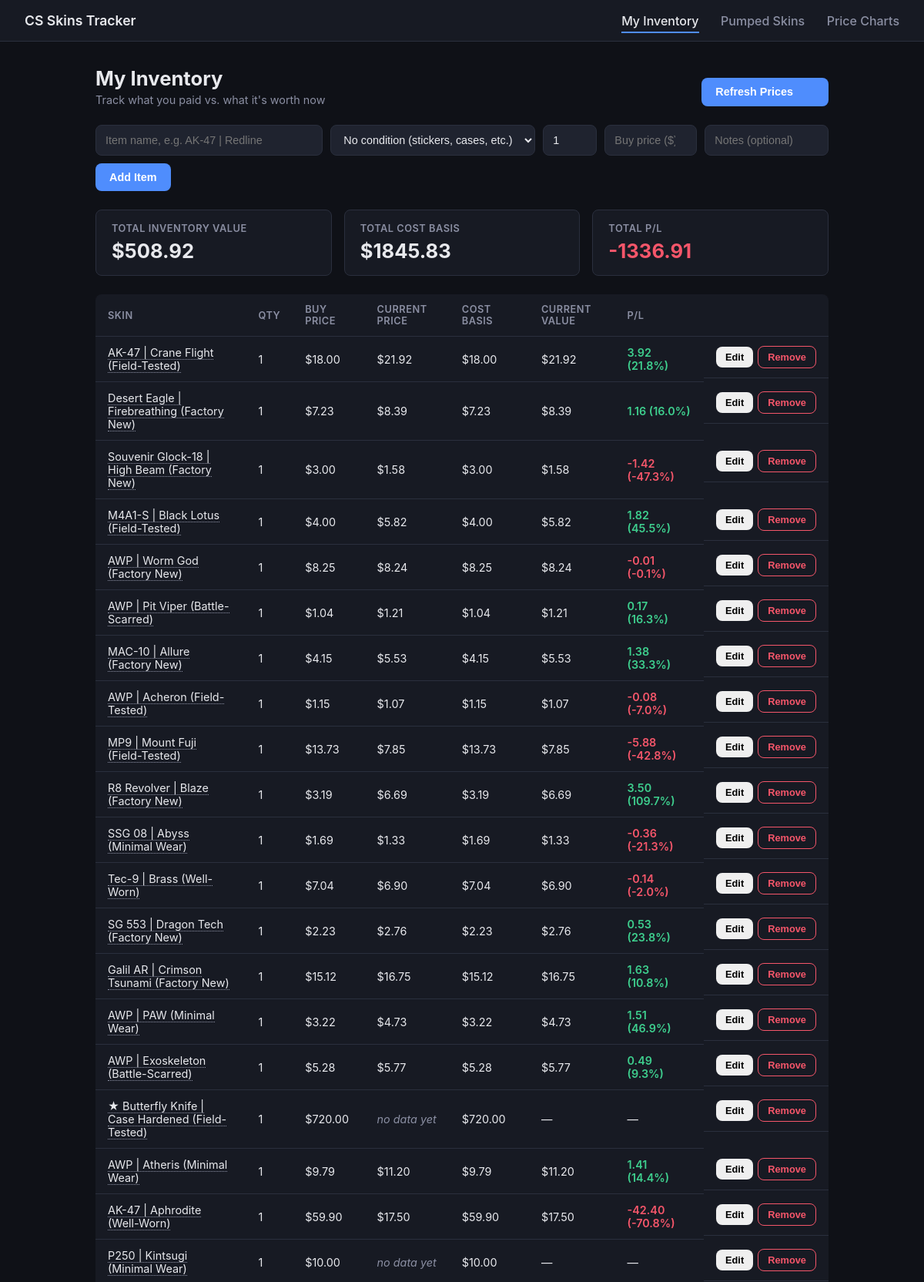
Page /inventory (upper part) on the committed database.
### app/models.py (models this page shows)
class PriceSnapshot(Base):
    __tablename__ = "price_snapshots"
    id = Column(Integer, primary_key=True, index=True)
    skin_id = Column(Integer, ForeignKey("skins.id"), nullable=False)
    price = Column(Float, nullable=False)
    currency = Column(String, default="USD")
    volume = Column(Integer, nullable=True)  # units sold in last 24h, if available
    timestamp = Column(DateTime, default=datetime.utcnow, index=True)
    skin = relationship("Skin", back_populates="price_snapshots")

class Skin(Base):
    __tablename__ = "skins"
    id = Column(Integer, primary_key=True, index=True)
    market_hash_name = Column(String, unique=True, index=True, nullable=False)
    display_name = Column(String, nullable=False)
    icon_url = Column(String, nullable=True)
    watched = Column(Boolean, default=True)  # included in price-refresh sweeps
    created_at = Column(DateTime, default=datetime.utcnow)
    price_snapshots = relationship(
        "PriceSnapshot", back_populates="skin", cascade="all, delete-orphan"
    )
    inventory_items = relationship(
        "InventoryItem", back_populates="skin", cascade="all, delete-orphan"
    )

class InventoryItem(Base):
    __tablename__ = "inventory_items"
    id = Column(Integer, primary_key=True, index=True)
    skin_id = Column(Integer, ForeignKey("skins.id"), nullable=False)
    quantity = Column(Integer, default=1)
    buy_price = Column(Float, nullable=False)  # price paid per unit
    buy_date = Column(DateTime, default=datetime.utcnow)
    notes = Column(Text, nullable=True)
    skin = relationship("Skin", back_populates="inventory_items")

### app/routers/inventory.py (the view)
@router.get("/inventory", response_class=HTMLResponse)
def inventory_page(request: Request, db: Session = Depends(get_db)):
    rows, total_cost, total_value = _build_inventory_rows(db)
    return templates.TemplateResponse(
        "inventory.html",
        {
            "request": request,
            "rows": rows,
            "total_cost": total_cost,
            "total_value": total_value,
            "total_profit": total_value - total_cost,
            "active": "inventory",
            "refresh_state": price_service.refresh_state,
        },
    )

### app/templates/inventory.html (shortened to what this page needs)
{% extends "base.html" %}
{% block content %}
<div class="page-header">
    <div>
        <h1>My Inventory</h1>
        <p class="subtitle">Track what you paid vs. what it's worth now</p>
    </div>
    <button
        class="btn btn-primary"
        hx-post="/inventory/refresh"
        hx-target="#inventory-table-container"
        hx-swap="innerHTML"
        hx-indicator="#inv-refresh-spinner">
        Refresh Prices
    </button>
</div>
<form
    class="add-form"
    hx-post="/inventory/add"
    hx-target="#inventory-table-container"
    hx-swap="innerHTML"
    hx-on::after-request="this.reset()">
    <input type="text" name="weapon_name" placeholder="Item name, e.g. AK-47 | Redline" required>
    <select name="condition">
        <option value="">No condition (stickers, cases, etc.)</option>
    </select>
    <input type="number" name="quantity" placeholder="Qty" value="1" min="1" required>
    <input type="number" name="buy_price" placeholder="Buy price ($)" step="0.01" min="0" required>
    <input type="text" name="notes" placeholder="Notes (optional)">
    <button type="submit" class="btn btn-primary">Add Item</button>
</form>
<div id="inventory-table-container"
     hx-get="/inventory/table"
     hx-trigger="every 10s"
     hx-swap="innerHTML">
    {% include "partials/inventory_table.html" %}
</div>
{% endblock %}

### app/templates/partials/inventory_table.html (shortened to what this page needs)
<div class="stats-row">
    <div class="stat-card">
        <span class="stat-label">Total Inventory Value</span>
        <span class="stat-value">${{ "%.2f"|format(total_value) }}</span>
    </div>
    <div class="stat-card">
        <span class="stat-label">Total Cost Basis</span>
        <span class="stat-value">${{ "%.2f"|format(total_cost) }}</span>
    </div>
    <div class="stat-card">
        <span class="stat-label">Total P/L</span>
        <span class="stat-value {% if total_profit >= 0 %}up{% else %}down{% endif %}">
            {{ "%.2f"|format(total_profit) }}
        </span>
    </div>
</div>
{% if rows %}
<table class="data-table">
    <thead>
        <tr>
            <th>Skin</th>
            <th>Qty</th>
            <th>Buy Price</th>
            <th>Current Price</th>
            <th>Cost Basis</th>
            <th>Current Value</th>
            <th>P/L</th>
            <th></th>
        </tr>
    </thead>
    <tbody>
        {% for row in rows %}
        <tr id="inv-row-{{ row.item.id }}">
            <td><a href="/skins/{{ row.item.skin.id }}" class="skin-link">{{ row.item.skin.display_name }}</a></td>
            <td>{{ row.item.quantity }}</td>
            <td>${{ "%.2f"|format(row.item.buy_price) }}</td>
            <td>
                {% if row.current_price is not none %}
                    ${{ "%.2f"|format(row.current_price) }}
                {% else %}
                    <span class="muted">no data yet</span>
                {% endif %}
            </td>
            <td>${{ "%.2f"|format(row.cost) }}</td>
            <td>
                {% if row.value is not none %}${{ "%.2f"|format(row.value) }}{% else %}—{% endif %}
            </td>
            <td>
                {% if row.profit is not none %}
                <span class="badge {% if row.profit >= 0 %}up{% else %}down{% endif %}">
                    {{ "%.2f"|format(row.profit) }} ({{ "%.1f"|format(row.profit_pct) }}%)
                </span>
                {% else %}—{% endif %}
            </td>
            <td class="row-actions">
                <button
                    class="btn btn-small"
                    hx-get="/inventory/{{ row.item.id }}/edit"
                    hx-target="#inv-row-{{ row.item.id }}"
                    hx-swap="outerHTML">
                    Edit
                </button>
                <button
                    class="btn btn-small btn-danger"
                    hx-post="/inventory/{{ row.item.id }}/delete"
                    hx-target="#inventory-table-container"
                    hx-swap="innerHTML"
                    hx-confirm="Remove this item from your inventory?">
                    Remove
                </button>
            </td>
        </tr>
        {% endfor %}
    </tbody>
</table>
{% else %}
<p class="empty-state">Your inventory is empty. Add a skin above using its exact Steam market hash name.</p>
{% endif %}

### app/static/css/style.css (style rules this page uses)
:root { --bg: #0f1117; --surface: #171a23; --surface-alt: #1f232f; --border: #2a2f3d; --text: #e8e9ed; --text-muted: #8b8fa3; --accent: #4f8dfd; --up: #3ecf8e; --down: #f5566a; --radius: 8px; }
* { box-sizing: border-box; }
body { margin: 0; background: var(--bg); color: var(--text); font-family: -apple-system, BlinkMacSystemFont, "Segoe UI", Roboto, sans-serif; }
.page-header { display: flex; justify-content: space-between; align-items: flex-end; margin-bottom: 24px; }
h1 { margin: 0 0 4px; font-size: 1.6rem; }
.subtitle { color: var(--text-muted); margin: 0; font-size: 0.9rem; }
.btn { border: none; border-radius: var(--radius); padding: 10px 18px; font-weight: 600; cursor: pointer; font-size: 0.9rem; }
.btn-primary { background: var(--accent); color: white; }
.btn-small { padding: 6px 12px; font-size: 0.8rem; }
.btn-danger { background: transparent; color: var(--down); border: 1px solid var(--down); }
.add-form { display: flex; gap: 10px; margin-bottom: 24px; flex-wrap: wrap; }
.add-form input, .add-form select { background: var(--surface-alt); border: 1px solid var(--border); color: var(--text); padding: 10px 12px; border-radius: var(--radius); font-size: 0.9rem; }
.add-form input[name="weapon_name"] { flex: 2; min-width: 220px; }
.add-form select[name="condition"] { min-width: 200px; }
.add-form input[name="quantity"] { width: 70px; }
.add-form input[name="buy_price"] { width: 120px; }
.add-form input[name="notes"] { flex: 1; min-width: 140px; }
.data-table { width: 100%; border-collapse: collapse; background: var(--surface); border-radius: var(--radius); overflow: hidden; }
.data-table th, .data-table td { padding: 12px 16px; text-align: left; border-bottom: 1px solid var(--border); font-size: 0.9rem; }
.data-table th { color: var(--text-muted); font-weight: 600; font-size: 0.8rem; text-transform: uppercase; letter-spacing: 0.04em; }
.badge { font-weight: 600; }
.up, .badge.up { color: var(--up); }
.down, .badge.down { color: var(--down); }
.muted { color: var(--text-muted); font-style: italic; }
.skin-link { color: var(--text); text-decoration: none; border-bottom: 1px dotted var(--text-muted); }
.stats-row { display: flex; gap: 16px; margin-bottom: 24px; flex-wrap: wrap; }
.stat-card { background: var(--surface); border: 1px solid var(--border); border-radius: var(--radius); padding: 16px 20px; flex: 1; min-width: 180px; display: flex; flex-direction: column; gap: 6px; }
.stat-label { color: var(--text-muted); font-size: 0.8rem; text-transform: uppercase; letter-spacing: 0.04em; font-weight: 600; }
.stat-value { font-size: 1.6rem; font-weight: 700; }
.row-actions { display: flex; gap: 6px; align-items: center; height: 100%; }

### rows in the picture
PriceSnapshot: item.skin.display_name "AK-47 | Crane Flight (Field-Tested)", item.quantity "1", current_price "21.92", cost "18.00", value "21.92", profit "3.92", profit_pct "21.8"
InventoryItem: item.buy_price "18.00"
PriceSnapshot: item.skin.display_name "Desert Eagle | Firebreathing (Factory New)", item.quantity "1", current_price "8.39", cost "7.23", value "8.39", profit "1.16", profit_pct "16.0"
InventoryItem: item.buy_price "7.23"
PriceSnapshot: item.skin.display_name "Souvenir Glock-18 | High Beam (Factory New)", item.quantity "1", current_price "1.58", cost "3.00", value "1.58", profit "-1.42", profit_pct "-47.3"
InventoryItem: item.buy_price "3.00"
PriceSnapshot: item.skin.display_name "M4A1-S | Black Lotus (Field-Tested)", item.quantity "1", current_price "5.82", cost "4.00", value "5.82", profit "1.82", profit_pct "45.5"
InventoryItem: item.buy_price "4.00"
PriceSnapshot: item.skin.display_name "AWP | Worm God (Factory New)", item.quantity "1", current_price "8.24", cost "8.25", value "8.24", profit "-0.01", profit_pct "-0.1"
InventoryItem: item.buy_price "8.25"
PriceSnapshot: item.skin.display_name "AWP | Pit Viper (Battle-Scarred)", item.quantity "1", current_price "1.21", cost "1.04", value "1.21", profit "0.17", profit_pct "16.3"
InventoryItem: item.buy_price "1.04"
PriceSnapshot: item.skin.display_name "MAC-10 | Allure (Factory New)", item.quantity "1", current_price "5.53", cost "4.15", value "5.53", profit "1.38", profit_pct "33.3"
InventoryItem: item.buy_price "4.15"
PriceSnapshot: item.skin.display_name "AWP | Acheron (Field-Tested)", item.quantity "1", current_price "1.07", cost "1.15", value "1.07", profit "-0.08", profit_pct "-7.0"
InventoryItem: item.buy_price "1.15"
PriceSnapshot: item.skin.display_name "MP9 | Mount Fuji (Field-Tested)", item.quantity "1", current_price "7.85", cost "13.73", value "7.85", profit "-5.88", profit_pct "-42.8"
InventoryItem: item.buy_price "13.73"
PriceSnapshot: item.skin.display_name "R8 Revolver | Blaze (Factory New)", item.quantity "1", current_price "6.69", cost "3.19", value "6.69", profit "3.50", profit_pct "109.7"
InventoryItem: item.buy_price "3.19"
PriceSnapshot: item.skin.display_name "SSG 08 | Abyss (Minimal Wear)", item.quantity "1", current_price "1.33", cost "1.69", value "1.33", profit "-0.36", profit_pct "-21.3"
InventoryItem: item.buy_price "1.69"
PriceSnapshot: item.skin.display_name "Tec-9 | Brass (Well-Worn)", item.quantity "1", current_price "6.90", cost "7.04", value "6.90", profit "-0.14", profit_pct "-2.0"
InventoryItem: item.buy_price "7.04"
PriceSnapshot: item.skin.display_name "SG 553 | Dragon Tech (Factory New)", item.quantity "1", current_price "2.76", cost "2.23", value "2.76", profit "0.53", profit_pct "23.8"
InventoryItem: item.buy_price "2.23"
PriceSnapshot: item.skin.display_name "Galil AR | Crimson Tsunami (Factory New)", item.quantity "1", current_price "16.75", cost "15.12", value "16.75", profit "1.63", profit_pct "10.8"
InventoryItem: item.buy_price "15.12"
PriceSnapshot: item.skin.display_name "AWP | PAW (Minimal Wear)", item.quantity "1", current_price "4.73", cost "3.22", value "4.73", profit "1.51", profit_pct "46.9"
InventoryItem: item.buy_price "3.22"
PriceSnapshot: item.skin.display_name "AWP | Exoskeleton (Battle-Scarred)", item.quantity "1", current_price "5.77", cost "5.28", value "5.77", profit "0.49", profit_pct "9.3"
InventoryItem: item.buy_price "5.28"
Skin: item.skin.display_name "★ Butterfly Knife | Case Hardened (Field-Tested)"
InventoryItem: item.quantity "1", item.buy_price "720.00"
PriceSnapshot: item.skin.display_name "AWP | Atheris (Minimal Wear)", item.quantity "1", current_price "11.20", cost "9.79", value "11.20", profit "1.41", profit_pct "14.4"
InventoryItem: item.buy_price "9.79"
PriceSnapshot: item.skin.display_name "AK-47 | Aphrodite (Well-Worn)", item.quantity "1", current_price "17.50", cost "59.90", value "17.50", profit "-42.40", profit_pct "-70.8"
InventoryItem: item.buy_price "59.90"
Skin: item.skin.display_name "P250 | Kintsugi (Minimal Wear)"
InventoryItem: item.quantity "1", item.buy_price "10.00"

### other values in the picture
{{ "%.2f"|format(total_value) }} "508.92"
{{ "%.2f"|format(total_cost) }} "1845.83"
{{ "%.2f"|format(total_profit) }} "-1336.91"
{{ "%.2f"|format(row.cost) }} "720.00" "10.00"
